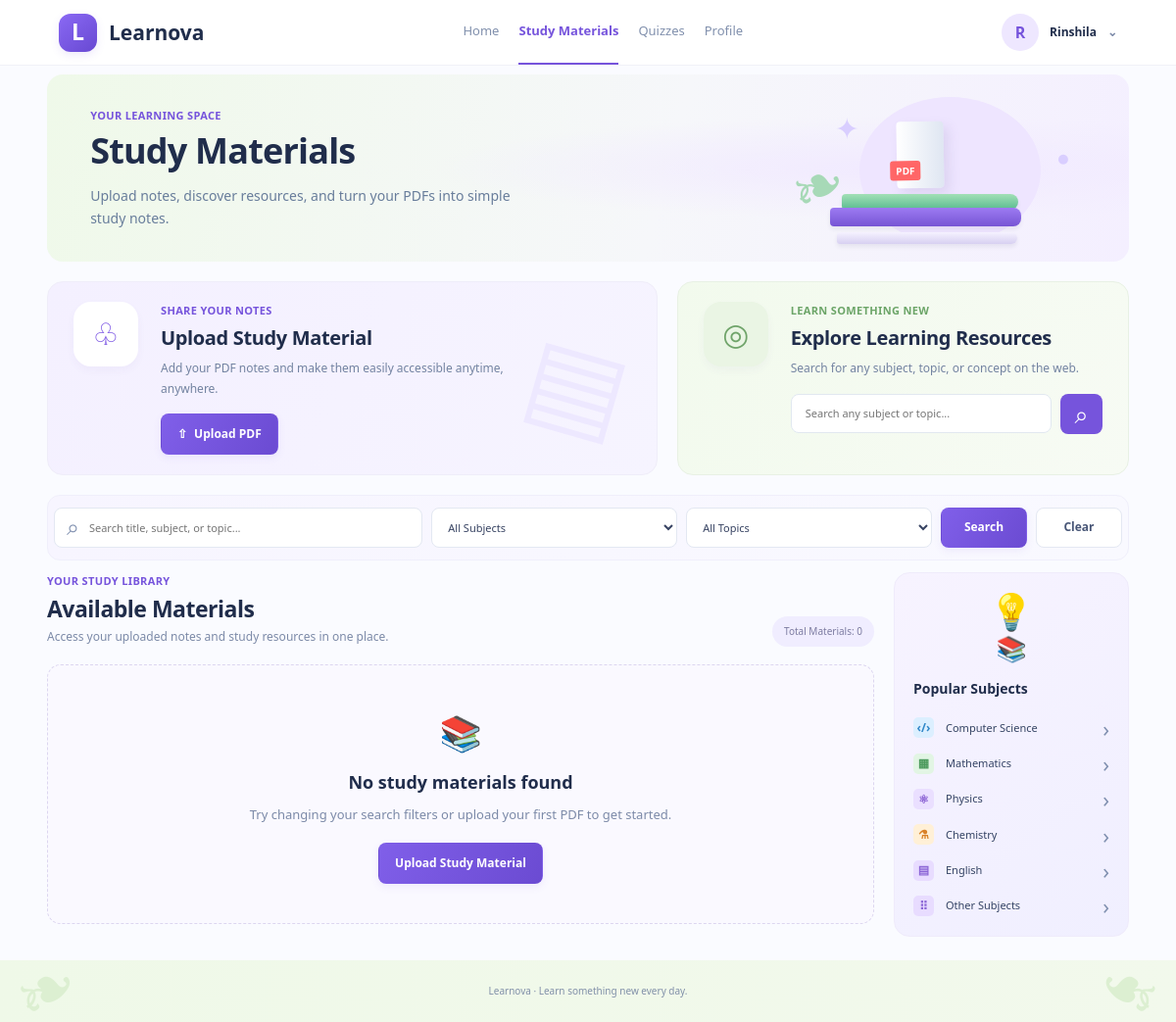
The page /study-materials/ (signed in) on the database as committed earlier.
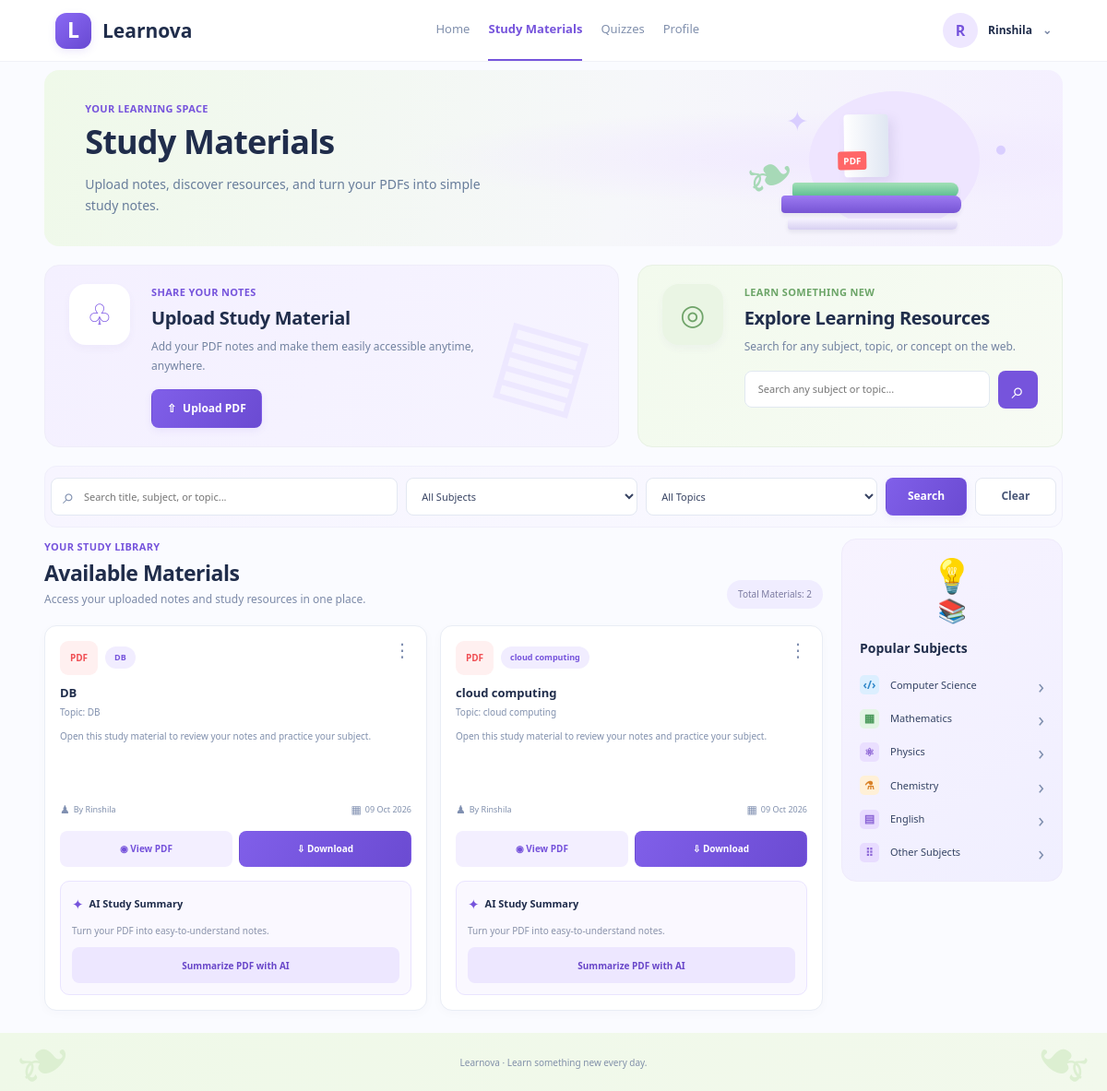
The same page on the database as committed later.
### learnova/models.py (models this page shows, shortened)
class StudyMaterial(models.Model):
    title = models.CharField(max_length=200)
    subject = models.CharField(max_length=150)
    topic = models.CharField(max_length=200)
    description = models.TextField(blank=True)
    pdf_file = models.FileField(upload_to="study_materials/")
    summary = models.TextField(blank=True)
    uploaded_by = models.ForeignKey(
        User,
        on_delete=models.CASCADE,
        related_name="study_materials"
    )
    uploaded_at = models.DateTimeField(auto_now_add=True)
    class Meta:
        ordering = ["-uploaded_at"]

### learnova/views.py (the view, shortened to what this page needs)
@login_required
def study_materials(request):
    if request.method == "POST":
        form = StudyMaterialForm(request.POST, request.FILES)
        if form.is_valid():
            material = form.save(commit=False)
            material.uploaded_by = request.user
            material.save()
            messages.success(
                request,
                "Study material uploaded successfully!"
            )
            return redirect("study_materials")
    else:
        form = StudyMaterialForm()
    materials = StudyMaterial.objects.all().order_by("-uploaded_at")
    query = request.GET.get("q", "").strip()
    subject = request.GET.get("subject", "").strip()
    topic = request.GET.get("topic", "").strip()
    if subject:
        materials = materials.filter(subject__iexact=subject)
    if topic:
        materials = materials.filter(topic__iexact=topic)
    subjects = (
        StudyMaterial.objects.exclude(subject="")
        .values_list("subject", flat=True)
        .distinct()
        .order_by("subject")
    )
    topics = (
        StudyMaterial.objects.exclude(topic="")
        .values_list("topic", flat=True)
        .distinct()
        .order_by("topic")
    )
    context = {
        "form": form,
        "materials": materials,
        "query": query,
        "subject_filter": subject,
        "topic_filter": topic,
        "subjects": subjects,
        "topics": topics,
    }
    return render(request, "study_materials.html", context)

### learnova/forms.py (shortened to what this page needs)
class StudyMaterialForm(forms.ModelForm):
    class Meta:
        model = StudyMaterial
        fields = [
            "title",
            "subject",
            "topic",
            "description",
            "pdf_file",
        ]
        widgets = {
            "title": forms.TextInput(attrs={
                "placeholder": "Enter material title"
            }),
            "subject": forms.TextInput(attrs={
                "placeholder": "Enter any subject"
            }),
            "topic": forms.TextInput(attrs={
                "placeholder": "Enter topic"
            }),
            "description": forms.Textarea(attrs={
                "placeholder": "Write a short description",
                "rows": 3
            }),
            "pdf_file": forms.ClearableFileInput(),
        }

### learnova/templates/study_materials.html (shortened to what this page needs)
{% load static %}
<!DOCTYPE html>
<html lang="en">
<head>
    <link rel="stylesheet"
          href="{% static 'css/study_materials.css' %}">
</head>
<body>
<header class="navbar">
    <a href="/" class="brand">
        <span class="brand-icon">L</span>
        <span>Learnova</span>
    </a>
    <nav class="nav-links">
        <a href="/">Home</a>
        <a href="{% url 'study_materials' %}" class="active">
            Study Materials
        </a>
        <a href="{% url 'quiz_list' %}">Quizzes</a>
        <a href="{% url 'profile' %}">Profile</a>
    </nav>
    <a href="{% url 'profile' %}" class="user-menu">
        <span class="avatar">
            {{ request.user.username|first|upper }}
        </span>
        <span class="username">
            {{ request.user.username }}
        </span>
        <span class="dropdown-arrow">⌄</span>
    </a>
</header>
<main class="page-container">
    <section class="hero">
        <div class="hero-content">
            <span class="eyebrow">YOUR LEARNING SPACE</span>
            <h1>Study Materials</h1>
            <p>
                Upload notes, discover resources, and turn your PDFs
                into simple study notes.
            </p>
        </div>
        <div class="hero-art" aria-hidden="true">
            <div class="art-circle"></div>
            <div class="art-spark spark-one">✦</div>
            <div class="art-spark spark-two">●</div>
            <div class="books-illustration">
                <div class="book book-top">
                    <span>PDF</span>
                </div>
                <div class="book book-green"></div>
                <div class="book book-purple"></div>
                <div class="book book-bottom"></div>
                <div class="plant">
                    <span>❧</span>
                </div>
            </div>
        </div>
    </section>
    <section class="top-panels">
        <div class="upload-panel">
            <div class="panel-icon upload-icon">♧</div>
            <div class="panel-content">
                <span class="eyebrow">SHARE YOUR NOTES</span>
                <h2>Upload Study Material</h2>
                <p>
                    Add your PDF notes and make them easily accessible
                    anytime, anywhere.
                </p>
                <a href="#upload-form" class="btn btn-purple">
                    <span>⇧</span> Upload PDF
                </a>
            </div>
            <div class="upload-decoration" aria-hidden="true">
            </div>
        </div>
        <div class="resource-panel">
            <div class="panel-icon resource-icon">◎</div>
            <div class="panel-content">
                <span class="eyebrow green-label">
                    LEARN SOMETHING NEW
                </span>
                <h2>Explore Learning Resources</h2>
                <p>
                    Search for any subject, topic, or concept
                    on the web.
                </p>
                <form action="https://www.google.com/search"
                      method="GET"
                      target="_blank"
                      class="resource-search">
                    <input type="search"
                           id="web-search"
                           name="q"
                           placeholder="Search any subject or topic..."
                           required>
                    <button type="submit" aria-label="Search resources">
                        ⌕
                    </button>
                </form>
            </div>
        </div>
    </section>
    <section class="filter-bar" id="library">
        <form method="GET"
              action="{% url 'study_materials' %}#library"
              class="filter-form">
            <div class="filter-search">
                <span>⌕</span>
                <input type="search"
                       id="search-materials"
                       name="q"
                       value="{{ query }}"
                       placeholder="Search title, subject, or topic...">
            </div>
            <select name="subject"
                    id="subject-filter"
                    class="filter-select">
                <option value="">All Subjects</option>
            </select>
            <select name="topic"
                    id="topic-filter"
                    class="filter-select">
                <option value="">All Topics</option>
            </select>
            <button type="submit" class="btn btn-purple filter-submit">
                Search
            </button>
            <a href="{% url 'study_materials' %}#library"
               class="btn btn-clear">
                Clear
            </a>
        </form>
    </section>
    <section class="library-layout">
        <div class="library-main">
            <div class="library-heading">
                <div>
                    <span class="eyebrow">YOUR STUDY LIBRARY</span>
                    <h2>Available Materials</h2>
                    <p>
                        Access your uploaded notes and study resources
                        in one place.
                    </p>
                </div>
                <span class="total-badge">
                    Total Materials: {{ materials|length }}
                </span>
            </div>
            {% if materials %}
            <div class="material-grid">
                {% for material in materials %}
                <article class="material-card">
                    <div class="material-card-top">
                        <div class="pdf-icon">
                            <span>PDF</span>
                        </div>
                        <span class="subject-tag">
                            {{ material.subject }}
                        </span>
                        <span class="card-dots">⋮</span>
                    </div>
                    <h3>{{ material.title }}</h3>
                    <p class="topic-line">
                        Topic: {{ material.topic }}
                    </p>
                    {% if material.description %}
                    <p class="description">
                        {{ material.description|truncatechars:125 }}
                    </p>
                    {% else %}
                    <p class="description">
                        Open this study material to review your notes
                        and practice your subject.
                    </p>
                    {% endif %}
                    <div class="material-meta">
                        <span>
                            <span class="meta-icon">♟</span>
                            By {{ material.uploaded_by.username }}
                        </span>
                        <span>
                            <span class="meta-icon">▦</span>
                            {{ material.uploaded_at|date:"d M Y" }}
                        </span>
                    </div>
                    <div class="card-actions">
                        <a href="{% url 'view_pdf' material.pk %}"
                           target="_blank"
                           rel="noopener"
                           class="btn btn-view">
                            ◉ View PDF
                        </a>
                        <a href="{% url 'download_pdf' material.pk %}"
                           class="btn btn-download">
                            ⇩ Download
                        </a>
                    </div>
                    <div class="summary-section">
                        <div class="summary-heading">
                            <span>✦</span>
                            <h4>AI Study Summary</h4>
                        </div>
                                                {% if material.summary %}
                        <div class="summary-content">
                            {{ material.summary|linebreaksbr }}
                        </div>
                        <a href="{% url 'view_summary' material.pk %}"
                           target="_blank"
                           rel="noopener"
                           class="btn btn-download">
                            ⇩ Open Summary / Save as PDF
                        </a>
                        {% else %}
                        <p class="summary-placeholder">
                            Turn your PDF into easy-to-understand notes.
                        </p>
                        {% endif %}
                        <form method="POST"
                              action="{% url 'summarize_pdf' material.pk %}">
                            <button type="submit" class="btn btn-summary">
                                {% if material.summary %}
                                    Regenerate Summary
                                {% else %}
                                    Summarize PDF with AI
                                {% endif %}
                            </button>
                        </form>
                    </div>
                </article>
                {% endfor %}
            </div>
            {% else %}
            <div class="empty-state">
                <div class="empty-icon">📚</div>
                <h3>No study materials found</h3>
                <p>
                    Try changing your search filters or upload your
                    first PDF to get started.
                </p>
                <a href="#upload-form" class="btn btn-purple">
                    Upload Study Material
                </a>
            </div>
            {% endif %}
        </div>
        <aside class="popular-panel">
            <div class="popular-art" aria-hidden="true">
                <span class="bulb">💡</span>
                <span class="mini-books">📚</span>
            </div>
            <h3>Popular Subjects</h3>
            <div class="popular-list">
                <a href="{% url 'study_materials' %}?subject=Computer%20Science#library">
                    <span class="popular-icon blue">‹/›</span>
                    <span>Computer Science</span>
                    <span class="popular-arrow">›</span>
                </a>
                <a href="{% url 'study_materials' %}?subject=Mathematics#library">
                    <span class="popular-icon green">▦</span>
                    <span>Mathematics</span>
                    <span class="popular-arrow">›</span>
                </a>
                <a href="{% url 'study_materials' %}?subject=Physics#library">
                    <span class="popular-icon purple">⚛</span>
                    <span>Physics</span>
                    <span class="popular-arrow">›</span>
                </a>
                <a href="{% url 'study_materials' %}?subject=Chemistry#library">
                    <span class="popular-icon orange">⚗</span>
                    <span>Chemistry</span>
                    <span class="popular-arrow">›</span>
                </a>
                <a href="{% url 'study_materials' %}?subject=English#library">
                    <span class="popular-icon violet">▤</span>
                    <span>English</span>
                    <span class="popular-arrow">›</span>
                </a>
                <a href="{% url 'study_materials' %}#library">
                    <span class="popular-icon violet">⠿</span>
                    <span>Other Subjects</span>
                    <span class="popular-arrow">›</span>
                </a>
            </div>
        </aside>
    </section>
</main>
<footer class="footer">
    <div class="footer-decoration left-decoration">❧</div>
    <p>Learnova · Learn something new every day.</p>
    <div class="footer-decoration right-decoration">❧</div>
</footer>
</body>
</html>

Rows that differ between the two databases and show on the page:
added StudyMaterial: subject "DB", title "DB", topic "DB", shows "Open this study material to review your notes and practice your subject.", uploaded_by.username "Rinshila", uploaded_at "09 Oct 2026", shows "Turn your PDF into easy-to-understand notes.", summary "Summarize PDF with AI"
added StudyMaterial: subject "cloud computing", title "cloud computing", topic "cloud computing", shows "Open this study material to review your notes and practice your subject.", uploaded_by.username "Rinshila", uploaded_at "09 Oct 2026", shows "Turn your PDF into easy-to-understand notes.", summary "Summarize PDF with AI"
Other text that changed with them:
{{ materials|length }}: "0" → "2"
text no longer shown: "📚 No study materials found Try changing your search filters or upload your first PDF to get started. Upload Study Material"
